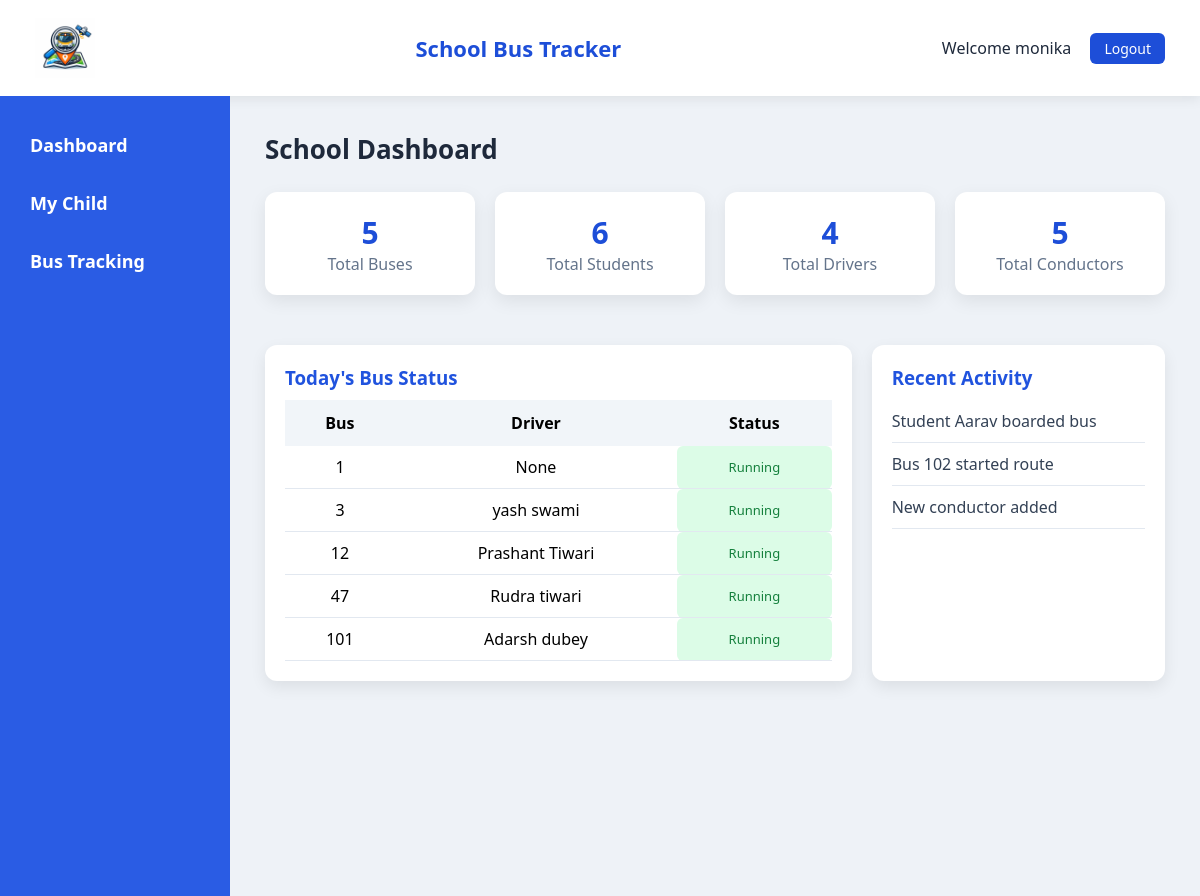
/schools/dashboard/ (signed in), run on the app's committed database.
### accounts/models.py (models this page shows, shortened)
class UserModel(AbstractUser):
    username = models.CharField(max_length=150)
    email = models.EmailField(unique=True)
    mobile_number = models.CharField(
        max_length=10,
        validators=[phone_validator],
        blank=True,
        null=True
    )
    school = models.ForeignKey(School, on_delete=models.CASCADE, null=True,blank=True)
    role = models.CharField(
        max_length=20,
        choices=ROLE_CHOICES
    )
    USERNAME_FIELD = "email"
    REQUIRED_FIELDS = ["username"]
    class Meta:
        constraints = [
            models.UniqueConstraint(
                fields=["username", "role"],
                name="unique_username_role"
            )
        ]

### bus/models.py (models this page shows, shortened)
class Bus(models.Model):
    bus_number = models.CharField(max_length=20,unique=True)
    driver = models.ForeignKey(
        Driver,
        on_delete=models.SET_NULL,
        null=True
    )
    conductor = models.ForeignKey(
        UserModel,
        on_delete=models.SET_NULL,
        null=True,
        limit_choices_to={"role": "conductor"}
    )
    school=models.ForeignKey(School,on_delete=models.CASCADE)
    capacity = models.IntegerField()
    created_at = models.DateTimeField(auto_now_add=True)

class Driver(models.Model):
    name = models.CharField(max_length=100)
    phone = models.CharField(max_length=15)
    license_number = models.CharField(max_length=50,unique=True)
    school=models.ForeignKey(School,on_delete=models.CASCADE)
    address = models.TextField()
    created_at = models.DateTimeField(auto_now_add=True)
    def __str__(self):
        return self.name

### school/views.py (the view)
# urls.py: path("dashboard/",views.school_dashboard,name="school_dashboard"),
@login_required
def school_dashboard(request):
    school = request.user.school
    total_buses = Bus.objects.filter(school=school).count()
    total_students = Student.objects.filter(school=school).count()
    total_drivers = Driver.objects.filter(school=school).count()
    total_conductors = UserModel.objects.filter(
        role="conductor",
        school=school
    ).count()
    buses = Bus.objects.filter(school=school)
    context = {
        "total_buses": total_buses,
        "total_students": total_students,
        "total_drivers": total_drivers,
        "total_conductors": total_conductors,
        "buses": buses
    }
    return render(request,"school/school_dashboard.html",context)

### templates/school/school_dashboard.html
{% extends "base/dashboard_base.html" %}
{% block content %}
<h2 class="dashboard-title">School Dashboard</h2>
<div class="stats-container">
<div class="stat-card">
<h2>{{ total_buses }}</h2>
<p>Total Buses</p>
</div>
<div class="stat-card">
<h2>{{ total_students }}</h2>
<p>Total Students</p>
</div>
<div class="stat-card">
<h2>{{ total_drivers }}</h2>
<p>Total Drivers</p>
</div>
<div class="stat-card">
<h2>{{ total_conductors }}</h2>
<p>Total Conductors</p>
</div>
</div>
<div class="dashboard-grid">
<div class="card">
<h3>Today's Bus Status</h3>
<table class="bus-table">
<tr>
<th>Bus</th>
<th>Driver</th>
<th>Status</th>
</tr>
{% for bus in buses %}
<tr>
<td>{{ bus.bus_number }}</td>
<td>{{ bus.driver }}</td>
<td class="status-running">Running</td>
</tr>
{% endfor %}
</table>
</div>
<div class="card">
<h3>Recent Activity</h3>
<ul class="activity-list">
<li>Student Aarav boarded bus</li>
<li>Bus 102 started route</li>
<li>New conductor added</li>
</ul>
</div>
</div>
{% endblock %}

### templates/base/dashboard_base.html (shortened to what this page needs)
{% load static %}
<!DOCTYPE html>
<html>
<head>
    <link rel="stylesheet" href="{% static 'css/dashboard.css' %}">
</head>
<body>
    <header class="navbar">
            <img width="60px"  src="{% static 'images/logo.png' %}">
            <h2>School Bus Tracker</h2>
        <div class="user-info">
            Welcome {{ request.user.username }}
            <a href="{% url 'home' %}">Logout</a>
        </div>
    </header>
    <div class="container">
        <aside class="sidebar">
            {% if request.user.role == "parent" %}
            <a href="{% url 'parent_dashboard' %}">Dashboard</a>
                <a href="#">My Child</a>
                <a href="#">Bus Tracking</a>
            {% endif %}
        </aside>
        <main class="content">
            {% block content %}
            {% endblock %}
        </main>
    </div>
</body>
</html>

### static/css/dashboard.css (style rules this page uses)
* { margin:0; padding:0; box-sizing:border-box; font-family:'Segoe UI', Arial, sans-serif; }
body { background:#eef2f7; min-height:100vh; }
.navbar { display:flex; justify-content:space-between; align-items:center; padding:18px 35px; background:white; color:#1e293b; box-shadow:0 3px 12px rgba(0,0,0,0.08); }
.navbar h2 { font-size:22px; font-weight:600; color:#1d4ed8; }
.user-info a { margin-left:15px; padding:6px 14px; background:#1d4ed8; color:white; border-radius:6px; text-decoration:none; font-size:14px; }
.container { display:flex; }
.sidebar { width:230px; padding:25px 15px; background:#2a5ce4; color:white; font-weight: 800; font-size: 18px; min-height:100vh; }
.sidebar a { display:block; color:white; text-decoration:none; padding:12px 15px; margin-bottom:10px; border-radius:8px; transition:0.2s; }
.content { flex:1; padding:35px; }
.dashboard-title { font-size:26px; margin-bottom:25px; color:#1e293b; }
.stats-container { display:grid; grid-template-columns:repeat(auto-fit,minmax(200px,1fr)); gap:20px; margin-bottom:30px; }
.stat-card { background:white; padding:20px; border-radius:12px; box-shadow:0 6px 18px rgba(0,0,0,0.08); text-align:center; transition:0.2s; }
.stat-card h2 { font-size:30px; color:#1d4ed8; }
.stat-card p { color:#64748b; }
.dashboard-grid { display:grid; grid-template-columns:2fr 1fr; gap:20px; }
.card { margin-top: 20px; background:white; padding:20px; border-radius:12px; box-shadow:0 6px 16px rgba(0,0,0,0.08); }
.card h3 { color:#2053de; margin-bottom:10px; }
.bus-table { width:100%; border-collapse:collapse; }
.bus-table th { background:#f1f5f9; padding:12px; font-weight:600; }
.bus-table td { text-align: center; padding:10px; border-bottom:1px solid #e2e8f0; }
.status-running { background:#dcfce7; color:#15803d; padding:5px 10px; border-radius:6px; font-size:13px; }
.activity-list { list-style:none; }
.activity-list li { padding:10px 0; border-bottom:1px solid #e2e8f0; color:#334155; }

### data on the page
UserModel: user.username "monika"
Bus: bus_number "1", driver "None"
Bus: bus_number "3", driver "yash swami"
Bus: bus_number "12", driver "Prashant Tiwari"
Bus: bus_number "47", driver "Rudra tiwari"
Bus: bus_number "101", driver "Adarsh dubey"

### other printed values
{{ total_buses }} "5"
{{ total_students }} "6"
{{ total_drivers }} "4"
{{ total_conductors }} "5"
